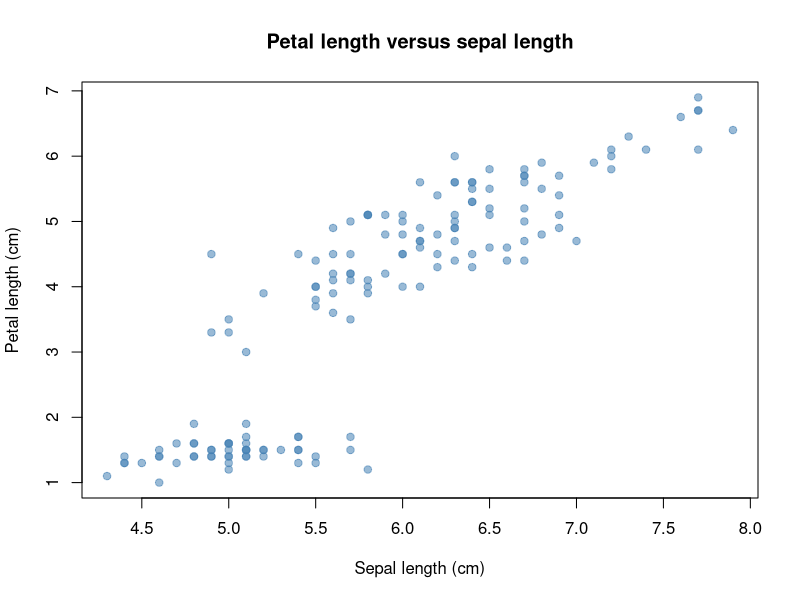
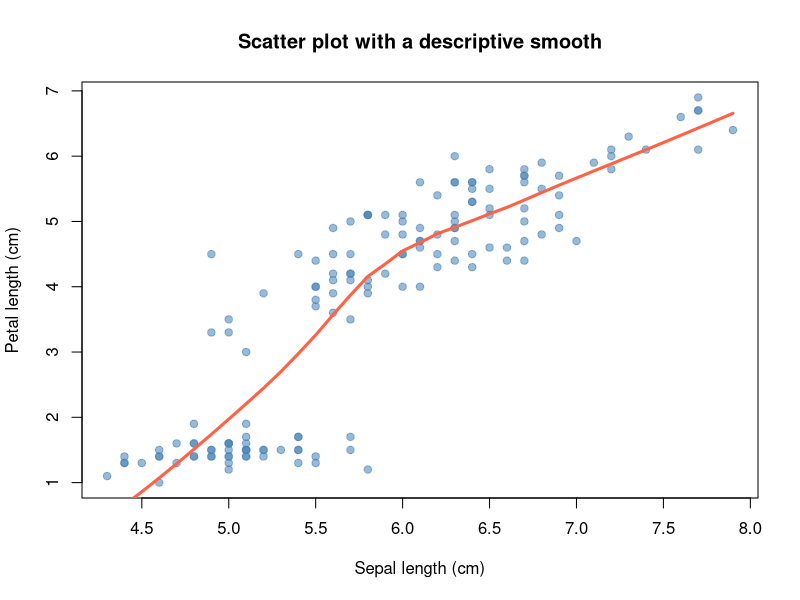
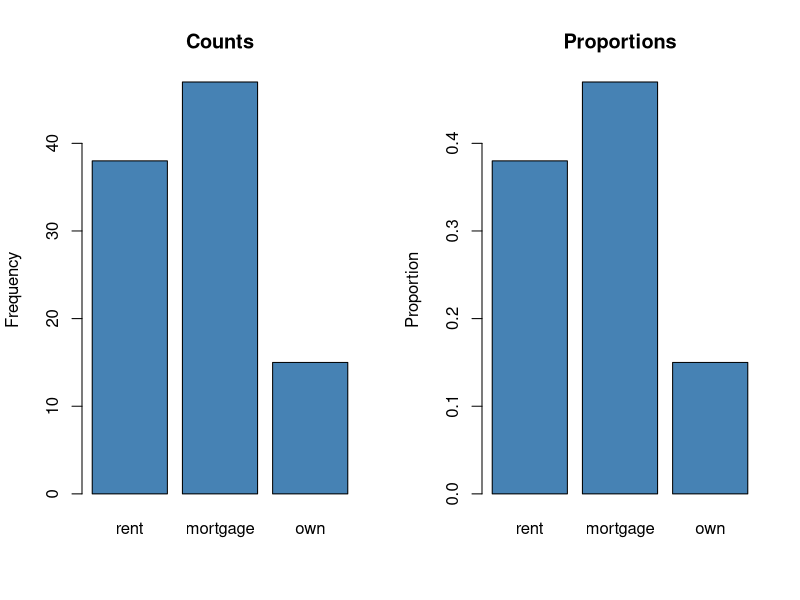
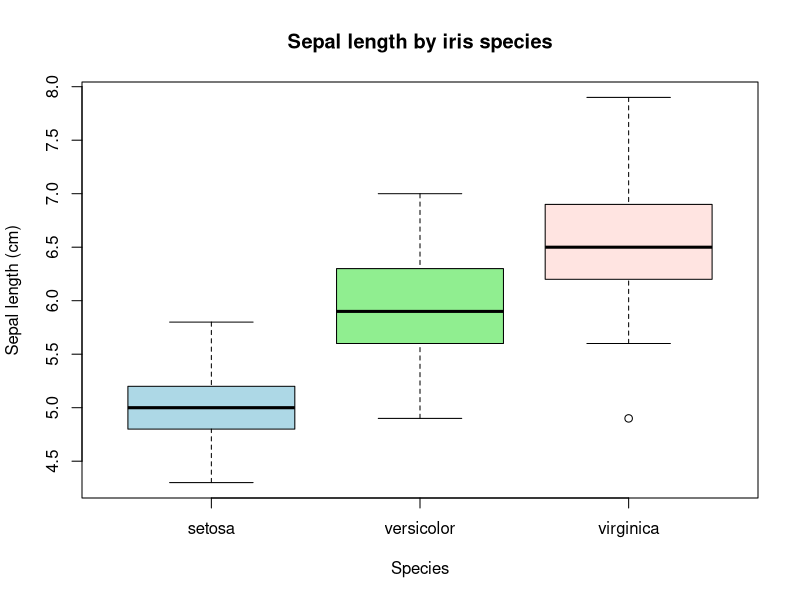
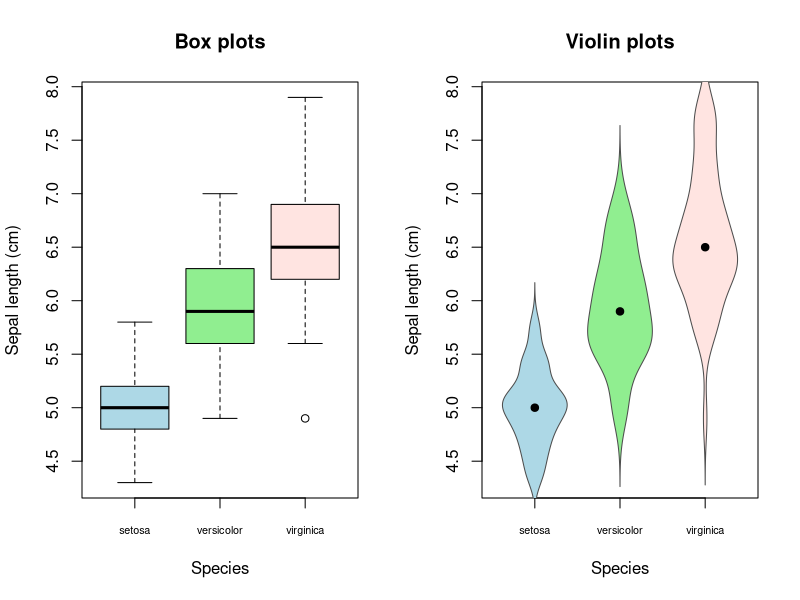

Source code (R) for these figures, in order:
## ---- chunk 1
knitr::opts_chunk$set(echo = TRUE, message = FALSE, warning = TRUE)
## ---- chunk 2
head(iris[c("Sepal.Length", "Petal.Length")])

plot(iris$Sepal.Length, iris$Petal.Length,
     pch = 19, col = rgb(70, 130, 180, 140, maxColorValue = 255),
     xlab = "Sepal length (cm)", ylab = "Petal length (cm)",
     main = "Petal length versus sepal length")
## ---- chunk 3
plot(iris$Sepal.Length, iris$Petal.Length,
     pch = 19, col = rgb(70, 130, 180, 140, maxColorValue = 255),
     xlab = "Sepal length (cm)", ylab = "Petal length (cm)",
     main = "Scatter plot with a descriptive smooth")
smooth_curve <- lowess(iris$Sepal.Length, iris$Petal.Length)
lines(smooth_curve, col = "tomato", lwd = 3)
## ---- chunk 4
homeownership <- factor(
  rep(c("rent", "mortgage", "own"), times = c(38, 47, 15)),
  levels = c("rent", "mortgage", "own")
)

category_counts <- table(homeownership)
category_proportions <- prop.table(category_counts)

category_counts
category_proportions
stopifnot(sum(category_counts) == length(homeownership),
          isTRUE(all.equal(sum(category_proportions), 1)))
## ---- chunk 5
old_mfrow <- par("mfrow")
par(mfrow = c(1, 2))
barplot(category_counts, col = "steelblue", ylab = "Frequency",
        main = "Counts")
barplot(category_proportions, col = "steelblue", ylab = "Proportion",
        main = "Proportions")
par(mfrow = old_mfrow)
## ---- chunk 6
sepal_by_species <- split(iris$Sepal.Length, iris$Species)

group_summaries <- do.call(rbind, lapply(sepal_by_species, function(values) {
  c(minimum = min(values),
    Q1 = unname(quantile(values, 0.25, type = 7)),
    median = median(values),
    Q3 = unname(quantile(values, 0.75, type = 7)),
    maximum = max(values))
}))
group_summaries
## ---- chunk 7
boxplot(Sepal.Length ~ Species, data = iris,
        col = c("lightblue", "lightgreen", "mistyrose"),
        xlab = "Species", ylab = "Sepal length (cm)",
        main = "Sepal length by iris species")
## ---- chunk 8
draw_violin <- function(values, center, color, width = 0.38) {
  estimate <- density(values)
  half_width <- width * estimate$y / max(estimate$y)
  polygon(
    x = c(center - half_width, rev(center + half_width)),
    y = c(estimate$x, rev(estimate$x)),
    col = color,
    border = "grey30"
  )
  points(center, median(values), pch = 19)
}

species_names <- levels(iris$Species)
colors <- c("lightblue", "lightgreen", "mistyrose")
value_range <- range(iris$Sepal.Length)

old_mfrow <- par("mfrow")
par(mfrow = c(1, 2))

boxplot(Sepal.Length ~ Species, data = iris, col = colors, xaxt = "n",
        xlab = "Species", ylab = "Sepal length (cm)", main = "Box plots")
axis(1, at = seq_along(species_names), labels = species_names,
     cex.axis = 0.65)

plot(NA, xlim = c(0.5, 3.5), ylim = value_range, xaxt = "n",
     xlab = "Species", ylab = "Sepal length (cm)", main = "Violin plots")
axis(1, at = seq_along(species_names), labels = species_names,
     cex.axis = 0.65)
for (i in seq_along(species_names)) {
  draw_violin(sepal_by_species[[species_names[i]]], i, colors[i])
}

par(mfrow = old_mfrow)
